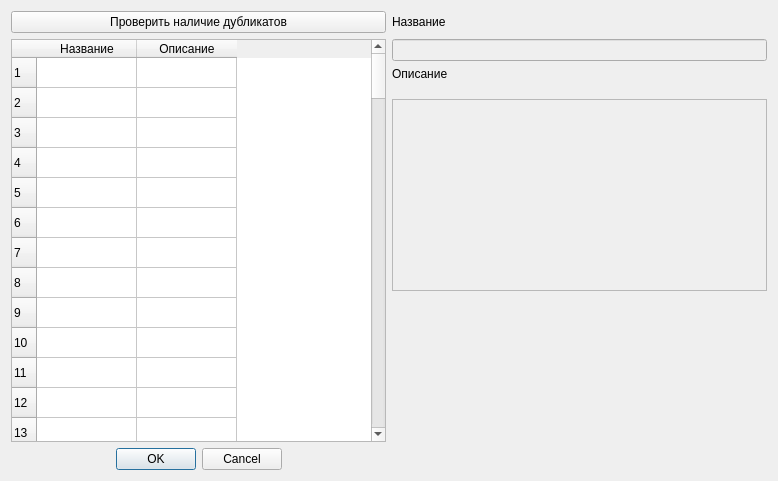
<?xml version="1.0" encoding="UTF-8"?>
<ui version="4.0">
 <class>TermsDialog</class>
 <widget class="QDialog" name="TermsDialog">
  <property name="geometry">
   <rect>
    <x>0</x>
    <y>0</y>
    <width>778</width>
    <height>481</height>
   </rect>
  </property>
  <property name="windowTitle">
   <string>Термины</string>
  </property>
  <layout class="QGridLayout" name="gridLayout">
   <item row="0" column="1">
    <widget class="QLabel" name="label">
     <property name="text">
      <string>Название</string>
     </property>
    </widget>
   </item>
   <item row="0" column="0">
    <widget class="QPushButton" name="checkDuplicatesButton">
     <property name="text">
      <string>Проверить наличие дубликатов</string>
     </property>
    </widget>
   </item>
   <item row="5" column="1" rowspan="2">
    <widget class="QTextEdit" name="descriptionEdit">
     <property name="enabled">
      <bool>false</bool>
     </property>
    </widget>
   </item>
   <item row="8" column="0">
    <widget class="QDialogButtonBox" name="buttonBox">
     <property name="orientation">
      <enum>Qt::Horizontal</enum>
     </property>
     <property name="standardButtons">
      <set>QDialogButtonBox::Cancel|QDialogButtonBox::Ok</set>
     </property>
     <property name="centerButtons">
      <bool>true</bool>
     </property>
    </widget>
   </item>
   <item row="1" column="1">
    <widget class="QLineEdit" name="nameEdit">
     <property name="enabled">
      <bool>false</bool>
     </property>
    </widget>
   </item>
   <item row="2" column="1">
    <widget class="QLabel" name="label_2">
     <property name="text">
      <string>Описание</string>
     </property>
    </widget>
   </item>
   <item row="7" column="1">
    <spacer name="verticalSpacer">
     <property name="orientation">
      <enum>Qt::Vertical</enum>
     </property>
     <property name="sizeHint" stdset="0">
      <size>
       <width>20</width>
       <height>40</height>
      </size>
     </property>
    </spacer>
   </item>
   <item row="1" column="0" rowspan="7">
    <widget class="QTableWidget" name="termsTable">
     <property name="showGrid">
      <bool>true</bool>
     </property>
     <property name="gridStyle">
      <enum>Qt::SolidLine</enum>
     </property>
     <property name="sortingEnabled">
      <bool>false</bool>
     </property>
     <property name="rowCount">
      <number>100</number>
     </property>
     <property name="columnCount">
      <number>2</number>
     </property>
     <attribute name="horizontalHeaderDefaultSectionSize">
      <number>100</number>
     </attribute>
     <attribute name="horizontalHeaderMinimumSectionSize">
      <number>32</number>
     </attribute>
     <row/>
     <row/>
     <row/>
     <row/>
     <row/>
     <row/>
     <row/>
     <row/>
     <row/>
     <row/>
     <row/>
     <row/>
     <row/>
     <row/>
     <row/>
     <row/>
     <row/>
     <row/>
     <row/>
     <row/>
     <row/>
     <row/>
     <row/>
     <row/>
     <row/>
     <row/>
     <row/>
     <row/>
     <row/>
     <row/>
     <row/>
     <row/>
     <row/>
     <row/>
     <row/>
     <row/>
     <row/>
     <row/>
     <row/>
     <row/>
     <row/>
     <row/>
     <row/>
     <row/>
     <row/>
     <row/>
     <row/>
     <row/>
     <row/>
     <row/>
     <row/>
     <row/>
     <row/>
     <row/>
     <row/>
     <row/>
     <row/>
     <row/>
     <row/>
     <row/>
     <row/>
     <row/>
     <row/>
     <row/>
     <row/>
     <row/>
     <row/>
     <row/>
     <row/>
     <row/>
     <row/>
     <row/>
     <row/>
     <row/>
     <row/>
     <row/>
     <row/>
     <row/>
     <row/>
     <row/>
     <row/>
     <row/>
     <row/>
     <row/>
     <row/>
     <row/>
     <row/>
     <row/>
     <row/>
     <row/>
     <row/>
     <row/>
     <row/>
     <row/>
     <row/>
     <row/>
     <row/>
     <row/>
     <row/>
     <row/>
     <column>
      <property name="text">
       <string>Название</string>
      </property>
     </column>
     <column>
      <property name="text">
       <string>Описание</string>
      </property>
     </column>
    </widget>
   </item>
  </layout>
 </widget>
 <resources/>
 <connections>
  <connection>
   <sender>buttonBox</sender>
   <signal>accepted()</signal>
   <receiver>TermsDialog</receiver>
   <slot>accept()</slot>
   <hints>
    <hint type="sourcelabel">
     <x>248</x>
     <y>254</y>
    </hint>
    <hint type="destinationlabel">
     <x>157</x>
     <y>274</y>
    </hint>
   </hints>
  </connection>
  <connection>
   <sender>buttonBox</sender>
   <signal>rejected()</signal>
   <receiver>TermsDialog</receiver>
   <slot>reject()</slot>
   <hints>
    <hint type="sourcelabel">
     <x>316</x>
     <y>260</y>
    </hint>
    <hint type="destinationlabel">
     <x>286</x>
     <y>274</y>
    </hint>
   </hints>
  </connection>
 </connections>
</ui>
